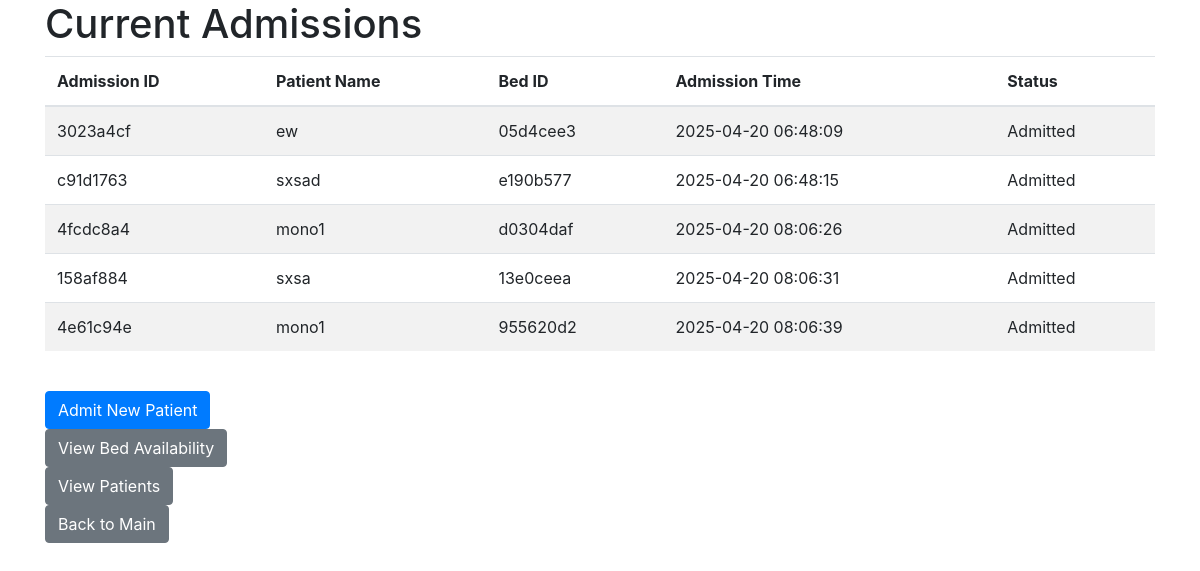
/admissions (signed in), run on an earlier commit of the app's database.
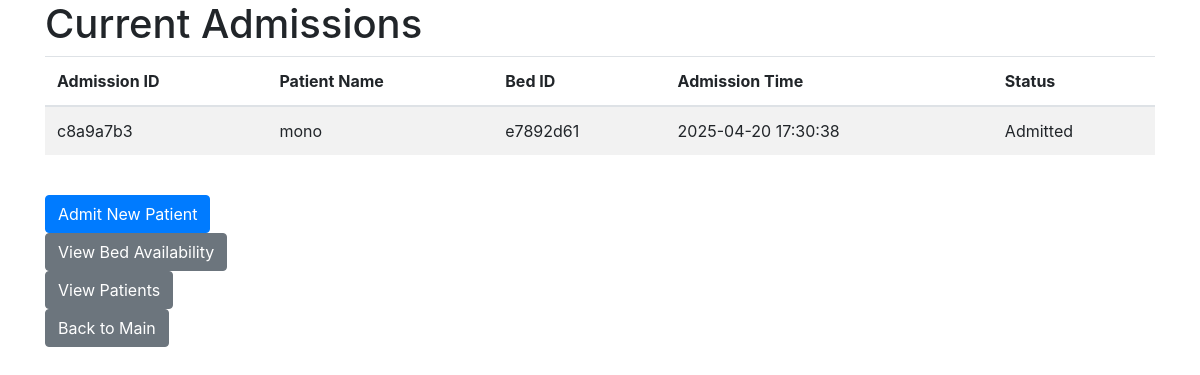
And on a later commit of the database.
### tables this page shows
CREATE TABLE admissions (
    admission_id TEXT PRIMARY KEY,
    patient_id TEXT NOT NULL,
    bed_id TEXT NOT NULL,
    admission_time TIMESTAMP DEFAULT CURRENT_TIMESTAMP,
    status TEXT NOT NULL DEFAULT 'Admitted',
    FOREIGN KEY (patient_id) REFERENCES patients(patient_id),
    FOREIGN KEY (bed_id) REFERENCES beds(bed_id)
);

CREATE TABLE patients (
    patient_id TEXT PRIMARY KEY,
    name TEXT NOT NULL,
    age INTEGER,
    gender TEXT,
    contact_number TEXT,
    address TEXT,
    emergency_contact TEXT,
    blood_group TEXT,
    medical_history TEXT
);

### app.py (the view)
@app.route('/admissions')
def list_admissions():
    conn = get_db()
    admissions = conn.execute("""
        SELECT a.admission_id, p.name AS patient_name, b.bed_id, a.admission_time, a.status
        FROM admissions a
        JOIN patients p ON a.patient_id = p.patient_id
        JOIN beds b ON a.bed_id = b.bed_id
    """).fetchall()
    close_db(conn)
    return render_template('list_admissions.html', admissions=admissions)

### app.py (called while the page is built)
def get_db():
    conn = sqlite3.connect(DATABASE)
    conn.row_factory = sqlite3.Row
    return conn

### templates/list_admissions.html (shortened to what this page needs)
<!DOCTYPE html>
<html>
<head>
    <link rel="stylesheet" href="https://stackpath.bootstrapcdn.com/bootstrap/4.5.2/css/bootstrap.min.css">
</head>
<body>
    <div class="container">
        <h1>Current Admissions</h1>
        <table class="table table-striped">
            <thead>
                <tr>
                    <th>Admission ID</th>
                    <th>Patient Name</th>
                    <th>Bed ID</th>
                    <th>Admission Time</th>
                    <th>Status</th>
                </tr>
            </thead>
            <tbody>
                {% for admission in admissions %}
                <tr>
                    <td>{{ admission['admission_id'][:8] }}</td>
                    <td>{{ admission['patient_name'] }}</td>
                    <td>{{ admission['bed_id'][:8] }}</td>
                    <td>{{ admission['admission_time'] }}</td>
                    <td>{{ admission['status'] }}</td>
                </tr>
                {% endfor %}
            </tbody>
        </table>
        <br>
        <a href="{{ url_for('admit_patient') }}" class="btn btn-primary">Admit New Patient</a>
        <br>
        <a href="{{ url_for('list_beds') }}" class="btn btn-secondary">View Bed Availability</a>
        <br>
        <a href="{{ url_for('list_patients') }}" class="btn btn-secondary">View Patients</a>
        <br>
        <a href="{{ url_for('index') }}" class="btn btn-secondary">Back to Main</a>
    </div>
</body>
</html>

What changed in the data, as far as the page shows it:
removed admissions: admission "3023a4cf", patient_name "ew", admission "05d4cee3", admission_time "2025-04-20 06:48:09", status "Admitted"
removed admissions: admission "c91d1763", patient_name "sxsad", admission "e190b577", admission_time "2025-04-20 06:48:15", status "Admitted"
removed admissions: admission "4fcdc8a4", patient_name "mono1", admission "d0304daf", admission_time "2025-04-20 08:06:26", status "Admitted"
removed admissions: admission "158af884", patient_name "sxsa", admission "13e0ceea", admission_time "2025-04-20 08:06:31", status "Admitted"
removed admissions: admission "4e61c94e", patient_name "mono1", admission "955620d2", admission_time "2025-04-20 08:06:39", status "Admitted"
added admissions: admission "c8a9a7b3", patient_name "mono", admission "e7892d61", admission_time "2025-04-20 17:30:38", status "Admitted"
